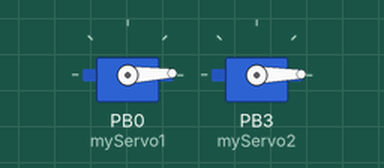
This sketch was run on a simulated ATtiny85, built with avr-gcc and run on an emulated ATtiny85. On the bench: 2 × servo.

Above: at 0.05 s.
At 2.65 s:
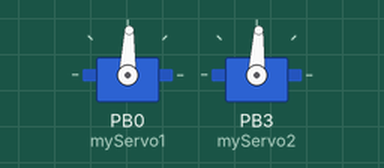
At 5.25 s:
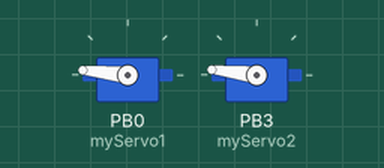
At 10.5 s:
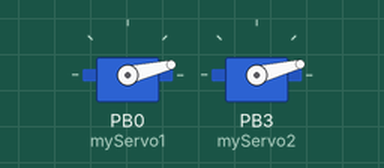
Timing chart, 0 to 14.1 s (numbered marks = the images above):
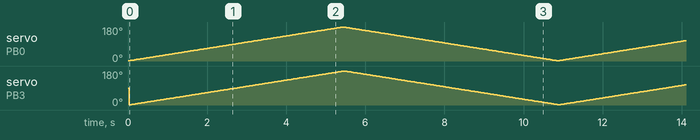

The sketch:

Sweep_backforth.ino
```cpp
#include <SoftwareServo.h>

SoftwareServo myServo1;
SoftwareServo myServo2;

int angle = 0;
void setup()
{
  myServo1.attach(0);
  myServo2.attach(3);
}

void loop(){
    for(angle = 1; angle < 180; angle++)
    {
      myServo1.write(angle);
      delay(20);
      myServo2.write(angle);
      delay(10);
      SoftwareServo::refresh();
    }
    for(angle = 180; angle > 1; angle--)
    {
      myServo1.write(angle);
      delay(20);
      myServo2.write(angle);
      delay(10);
      SoftwareServo::refresh();
    }


}
```

hello.servo.44.2.c
```cpp
// (licence header left out)
#include <avr/io.h>
#include <util/delay.h>

#define output(directions,pin) (directions |= pin) // set port direction for output
#define set(port,pin) (port |= pin) // set port pin
#define clear(port,pin) (port &= (~pin)) // clear port pin
#define pin_test(pins,pin) (pins & pin) // test for port pin
#define bit_test(byte,bit) (byte & (1 << bit)) // test for bit set
#define position_delay() _delay_ms(1000)

#define PWM_port PORTB
#define PWM_direction DDRB
#define PWM_pin_0 (1 << PB0)
#define PWM_pin_1 (1 << PB3)

#define loop_count 30

int main(void) {
   //
   // main
   //
   uint8_t i;
   //
   // set clock divider to /1
   //
   CLKPR = (1 << CLKPCE);
   CLKPR = (0 << CLKPS3) | (0 << CLKPS2) | (0 << CLKPS1) | (0 << CLKPS0);
   //
   // set PWM pins to output
   //
   clear(PWM_port, PWM_pin_0);
   output(PWM_direction, PWM_pin_0);
   clear(PWM_port, PWM_pin_1);
   output(PWM_direction, PWM_pin_1);
   //
   // main loop
   //
   while (1) {
      //
      // 1 ms on time, both
      //
      for (i = 0; i < loop_count; ++i) {
         set(PWM_port,PWM_pin_0);
         set(PWM_port,PWM_pin_1);
         _delay_us(1000);
         clear(PWM_port,PWM_pin_0);
         clear(PWM_port,PWM_pin_1);
         _delay_us(19000);
         }
      //
      // 1.5 ms on time, both
      //
      for (i = 0; i < loop_count; ++i) {
         set(PWM_port,PWM_pin_0);
         set(PWM_port,PWM_pin_1);
         _delay_us(1500);
         clear(PWM_port,PWM_pin_0);
         clear(PWM_port,PWM_pin_1);
         _delay_us(18500);
         }
      //
      // 2 ms on time, both
      //
      for (i = 0; i < loop_count; ++i) {
         set(PWM_port,PWM_pin_0);
         set(PWM_port,PWM_pin_1);
         _delay_us(2000);
         clear(PWM_port,PWM_pin_0);
         clear(PWM_port,PWM_pin_1);
         _delay_us(18000);
         }
      //
      // 1 ms on time, channel 0
      //
      for (i = 0; i < loop_count; ++i) {
         set(PWM_port,PWM_pin_0);
         _delay_us(1000);
         clear(PWM_port,PWM_pin_0);
         _delay_us(19000);
         }
      //
      // 1 ms on time, channel 1
      //
      for (i = 0; i < loop_count; ++i) {
         set(PWM_port,PWM_pin_1);
         _delay_us(1000);
         clear(PWM_port,PWM_pin_1);
         _delay_us(19000);
         }
      //
      // 1.5 ms on time, channel 0
      //
      for (i = 0; i < loop_count; ++i) {
         set(PWM_port,PWM_pin_0);
         _delay_us(1500);
         clear(PWM_port,PWM_pin_0);
         _delay_us(18500);
         }
      //
      // 1.5 ms on time, channel 1
      //
      for (i = 0; i < loop_count; ++i) {
         set(PWM_port,PWM_pin_1);
         _delay_us(1500);
         clear(PWM_port,PWM_pin_1);
         _delay_us(18500);
         }
      //
      // 2 ms on time, channel 0
      //
      for (i = 0; i < loop_count; ++i) {
         set(PWM_port,PWM_pin_0);
         _delay_us(2000);
         clear(PWM_port,PWM_pin_0);
         _delay_us(18000);
         }
      //
      // 2 ms on time, channel 1
      //
      for (i = 0; i < loop_count; ++i) {
         set(PWM_port,PWM_pin_1);
         _delay_us(2000);
         clear(PWM_port,PWM_pin_1);
         _delay_us(18000);
         }
      }
   }
```
